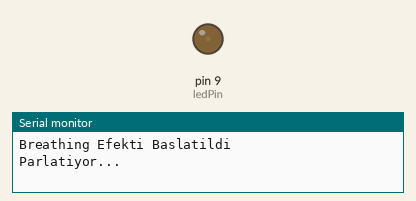
Recording of a sketch running on a simulated Arduino Uno, built with avr-gcc and run on an emulated ATmega328P. Shown: output pins drawn as LEDs (lit = HIGH), the last lines printed to the serial monitor.

Above: at 0.05 s.
At 1.15 s:
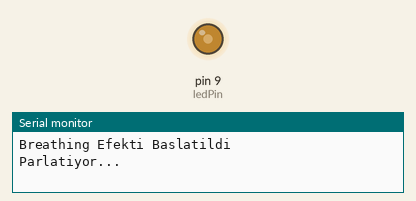
At 2.3 s:
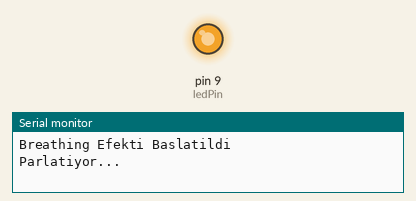
At 4.6 s:
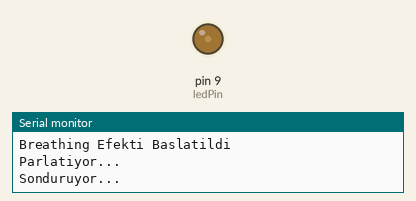
Timing chart, 0 to 6.7 s (numbered marks = the images above):
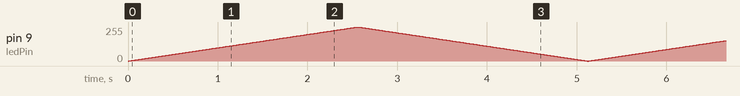

The sketch:

breathing_efekt.ino
```cpp
/*
 * Breathing (Soluma) Efekti
 * LED yavaşça parlar ve söner
 *
 * Devre Bağlantısı:
 * Pin 9 (PWM) -> 220Ω -> LED -> GND
 */

const int ledPin = 9;

void setup() {
  pinMode(ledPin, OUTPUT);
  Serial.begin(9600);
  Serial.println("Breathing Efekti Baslatildi");
}

void loop() {
  // Yavaşça parla
  Serial.println("Parlatiyor...");
  for (int parlaklik = 0; parlaklik <= 255; parlaklik++) {
    analogWrite(ledPin, parlaklik);
    delay(10);
  }

  // Yavaşça sön
  Serial.println("Sonduruyor...");
  for (int parlaklik = 255; parlaklik >= 0; parlaklik--) {
    analogWrite(ledPin, parlaklik);
    delay(10);
  }
}
```
